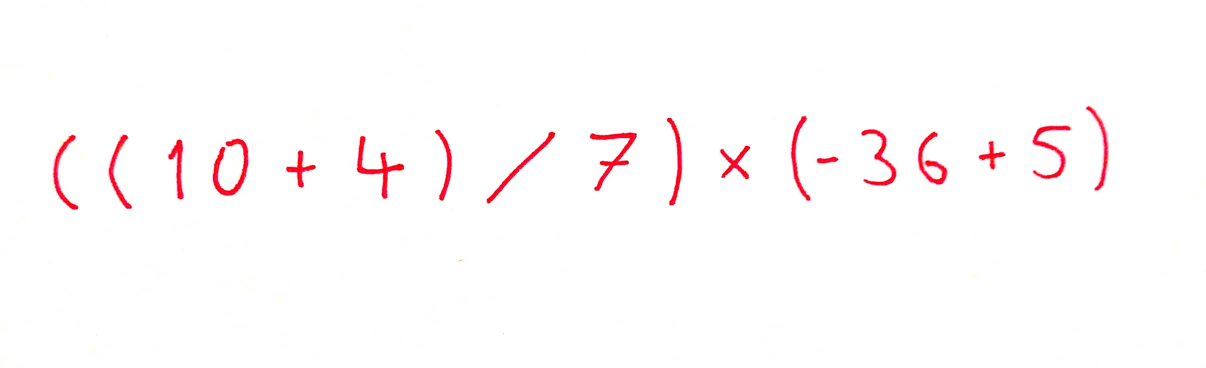
#> input picture data/complex_expression.jpg, 2411 x 736 px (shown at 1/2 size)
$ python -i detector.py   (imports and definitions only)
#> lines starting #> are read from the running program, lines starting #| are printed output that depends on the picture; after the words box and inside, x2 and y2 are one past the last pixel; in counts of white or black regions, pixels touching at a corner belong together
import os

import cv2
import numpy as np


def extract_contours(photo):
    gaussian_blur = cv2.GaussianBlur(photo, (11, 11), 0)
    retval, threshold = cv2.threshold(gaussian_blur, 127, 255, cv2.THRESH_BINARY)
    contours, hierarchy = cv2.findContours(threshold, cv2.RETR_TREE, cv2.CHAIN_APPROX_SIMPLE)
    return contours, threshold


def extract_characters(photo_path):
#> called with photo_path = '../data/complex_expression.jpg'
    photo = cv2.imread(photo_path, 0)  # Greyscale
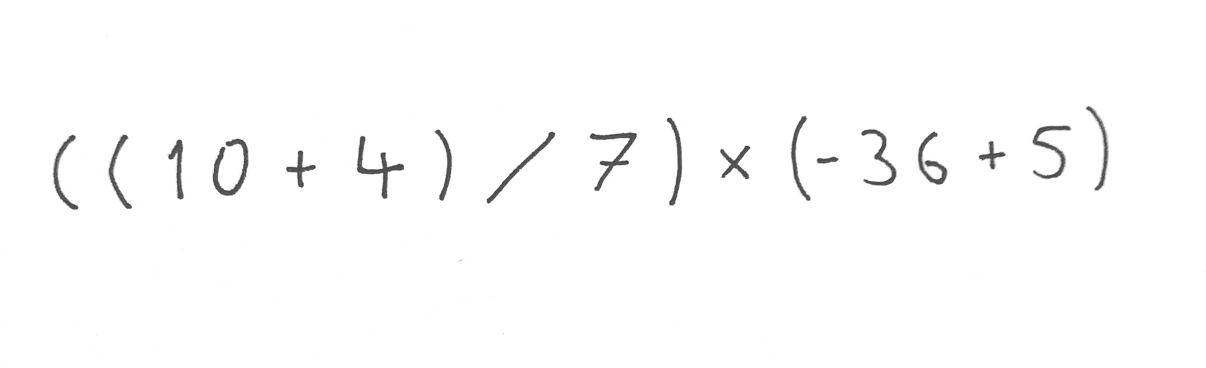
#> photo: shape (736, 2411) (shown at 1/2 size); min 20, max 255, mean 252.2
    contours, threshold = extract_contours(photo)
#> in extract_contours, `retval, threshold = cv2.threshold(gaussian_blur, 127, 255, cv2.THRESH_..`:
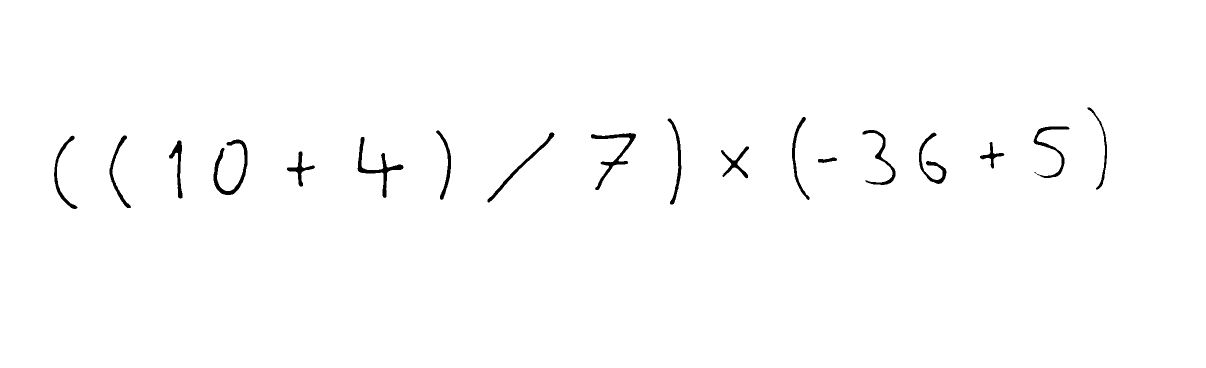
#> threshold: shape (736, 2411) (shown at 1/2 size); 98.9% white; 18 black regions
#> in extract_contours, `contours, hierarchy = cv2.findContours(threshold, cv2.RETR_TREE, cv2.C..`: contours = 21 contours, 2 with area under 20; largest, box (x1, y1, x2, y2) and area: (0, 0, 2411, 736) 1771350, (426, 278, 496, 391) 2068, (1181, 265, 1273, 381) 1966, (714, 273, 808, 397) 1942, (2066, 252, 2140, 357) 1485
    contour_index_LtoR = np.argsort([cv2.boundingRect(contour)[0] for contour in contours])
#> contour_index_LtoR = 21 values, max 20 at index 20, min 0 at index 0, mean 10
    characters = []

    for idx in contour_index_LtoR:
        photo_height, photo_width = photo.shape
        left, top, width, height = cv2.boundingRect(contours[idx])

        # Avoid blank photo
        if height == photo_height and width == photo_width:
            continue

        # Avoid noise (e.g. dot in wrong_expression.jpg example)
        if width > 35 and height > 5 or width > 5 and height > 35:
            # Bounding box is 5 pixels
            characters.append(threshold[top - 5:top + height + 5, left - 5:left + width + 5])
#> this loop made 21 passes
#> (idx, left, top, width, height) on passes 2 to 13: (11, 107, 270, 49, 149), (10, 218, 270, 45, 147), (7, 337, 280, 29, 118), (8, 426, 278, 70, 113), (4, 573, 302, 58, 72), (9, 714, 273, 94, 124), (15, 871, 260, 32, 141), (14, 974, 264, 136, 142), (12, 1181, 265, 92, 116), (18, 1334, 236, 30, 174), (5, 1441, 292, 58, 66), (19, 1583, 233, 37, 168)
#> (left, top, width, height) on passes 1, 18, 21: (0, 0, 2411, 736), (2066, 252, 74, 105), (2174, 214, 41, 166)
#> after the loop, characters = 18 items

    return characters


def save_characters(characters, photo_name, width, height, dest):
    for idx, character in enumerate(characters, start=1):
        resized_photo = cv2.resize(character, (width, height), interpolation=cv2.INTER_AREA)

        dir_name = os.path.join(dest, photo_name)
        if not os.path.exists(dir_name):
            os.makedirs(dir_name)

        cv2.imwrite(os.path.join(dir_name, f'char_{idx}.jpg'), resized_photo)


def detect(photo_path, photo_name, width, height, dest):
    characters = extract_characters(photo_path)
    if len(characters) == 0:
        return False

    save_characters(characters, photo_name, width, height, dest)
    return True

>>> result = extract_characters('../data/complex_expression.jpg')
#> result = 18 items

$ run again, on data/simple_expression.jpg
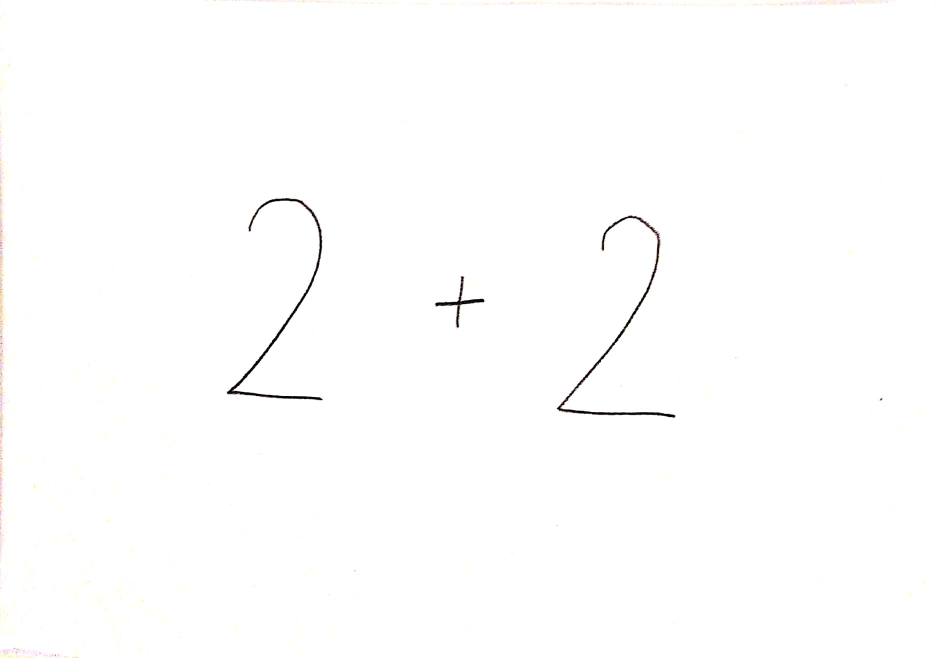
#> input picture data/simple_expression.jpg, 1872 x 1316 px (shown at 1/2 size)
#> in extract_contours, `retval, threshold = cv2.threshold(gaussian_blur, 127, 255, cv2.THRESH_..`:
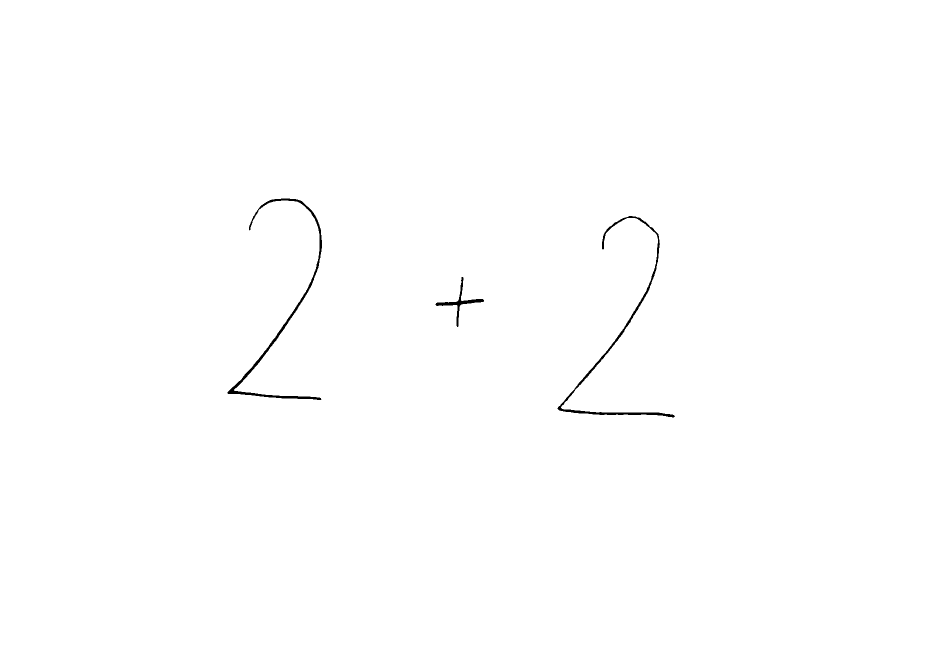
#> threshold: shape (1316, 1872) (shown at 1/2 size); 99.7% white; 3 black regions
#> in extract_contours, `contours, hierarchy = cv2.findContours(threshold, cv2.RETR_TREE, cv2.C..`: contours = 4 contours; box (x1, y1, x2, y2) and area: (0, 0, 1872, 1316) 2460365, (454, 396, 645, 801) 4220, (1114, 431, 1351, 836) 4075, (870, 553, 969, 655) 1198
#> contour_index_LtoR = [0, 3, 1, 2]
#> the loop in extract_characters, `for idx in contour_index_LtoR:` made 4 passes
#> (idx, left, top, width, height) on passes 2 to 4: (3, 454, 396, 191, 405), (1, 870, 553, 99, 102), (2, 1114, 431, 237, 405)
#> after the loop in extract_characters, `for idx in contour_index_LtoR:`: characters = 3 items

$ run again, on data/wrong_expression.jpg
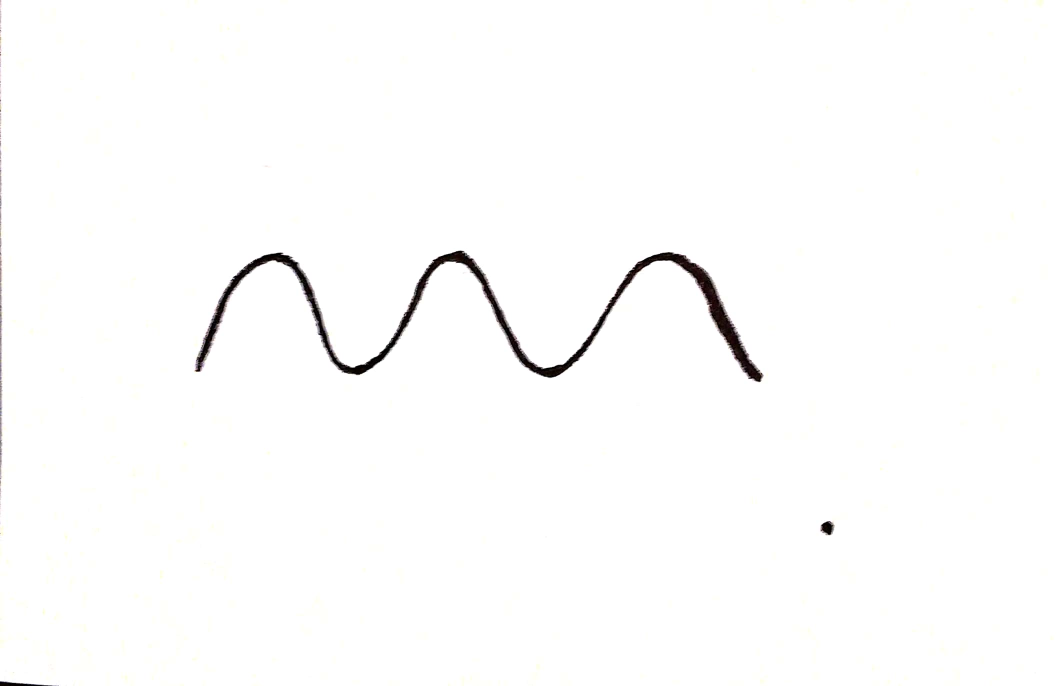
#> input picture data/wrong_expression.jpg, 2120 x 1372 px (shown at 1/2 size)
#> in extract_contours, `retval, threshold = cv2.threshold(gaussian_blur, 127, 255, cv2.THRESH_..`:
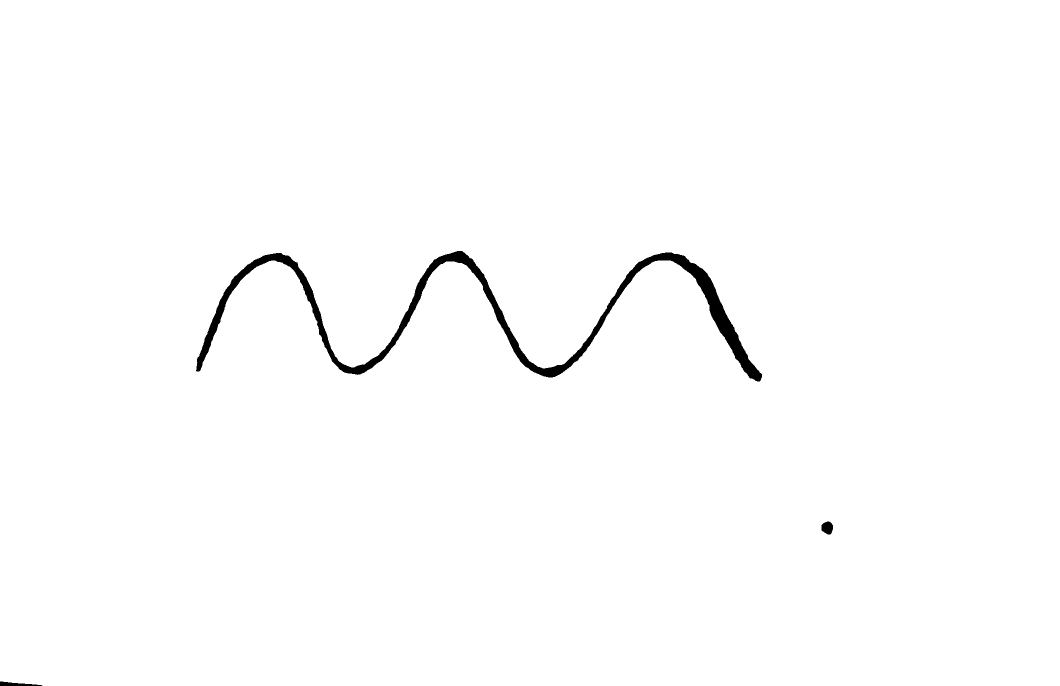
#> threshold: shape (1372, 2120) (shown at 1/2 size); 99% white; 3 black regions
#> in extract_contours, `contours, hierarchy = cv2.findContours(threshold, cv2.RETR_TREE, cv2.C..`: contours = 3 contours; box (x1, y1, x2, y2) and area: (0, 0, 2120, 1372) 2904714, (391, 501, 1525, 764) 30052, (1642, 1042, 1667, 1070) 500
#> contour_index_LtoR = [0, 2, 1]
#> the loop in extract_characters, `for idx in contour_index_LtoR:` made 3 passes
#> (left, top, width, height) on passes 1 to 2: (0, 0, 2120, 1372), (391, 501, 1134, 263)
#> after the loop in extract_characters, `for idx in contour_index_LtoR:`: characters = 1 item
